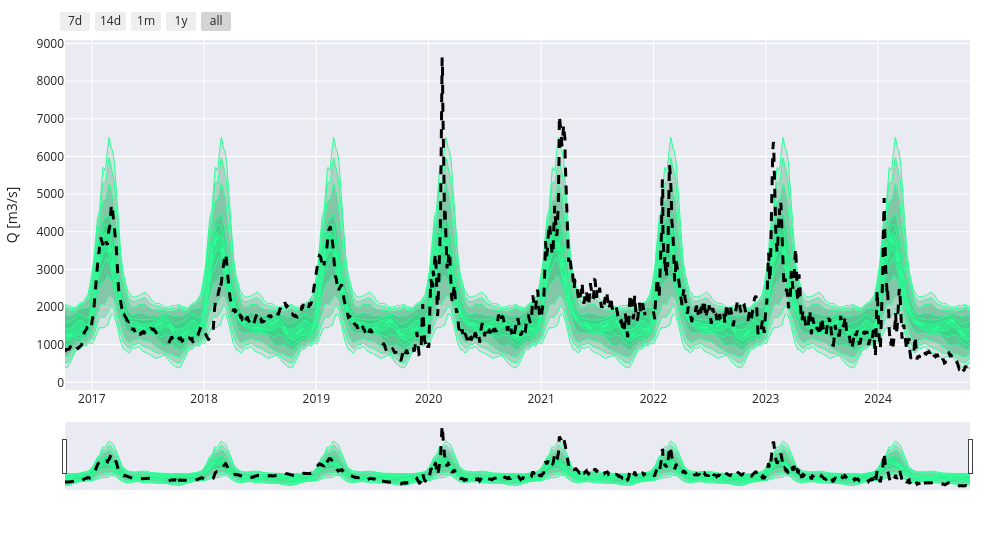

Write notebook code for a chart like this one.
### Markdown cell above
## Climatology
The `rolling_window` must be adjusted to balance representativeness and residual noise.  
Is the same for all leadtimes.

### Code cell
climatology = fp.get_climatology(rolling_window=30)
display(climatology)

fig = go.Figure()
go_d.plot_lt_probabilistic(fig, climatology, colorscale=px.colors.sequential.Rainbow)
go_d.add_observed_trace(fig, obs, showlegend=False)
go_d.apply_default_layout(fig, yaxis_title="Q [m3/s]")

### Figure 1 — Plotly figure (JSON) as saved in the notebook; plotly's stock layout.template omitted (floating-point values rounded to 4 significant figures; data arrays with more than 128 entries replaced by an {"elided": "..."} marker saying what was removed)
{"data": [{"hoverinfo": "skip", "line": {"color": "rgb(44, 255, 150)", "width": 1}, "mode": "lines", "showlegend": false, "type": "scatter", "x": {"elided": "2943 str values"}, "y": {"elided": "2943 float values"}}, {"fill": "tonexty", "fillcolor": "rgba(22, 128, 75, 0.1)", "hoverinfo": "skip", "line": {"color": "rgb(44, 255, 150)", "width": 1}, "mode": "lines", "showlegend": false, "type": "scatter", "x": {"elided": "2943 str values"}, "y": {"elided": "2943 float values"}}, {"hoverinfo": "skip", "line": {"color": "rgb(44, 255, 150)", "width": 1}, "mode": "lines", "showlegend": false, "type": "scatter", "x": {"elided": "2943 str values"}, "y": {"elided": "2943 float values"}}, {"fill": "tonexty", "fillcolor": "rgba(26, 150, 88, 0.2)", "hoverinfo": "skip", "line": {"color": "rgb(44, 255, 150)", "width": 1}, "mode": "lines", "showlegend": false, "type": "scatter", "x": {"elided": "2943 str values"}, "y": {"elided": "2943 float values"}}, {"hoverinfo": "skip", "line": {"color": "rgb(44, 255, 150)", "width": 1}, "mode": "lines", "showlegend": false, "type": "scatter", "x": {"elided": "2943 str values"}, "y": {"elided": "2943 float values"}}, {"fill": "tonexty", "fillcolor": "rgba(30, 173, 102, 0.30000000000000004)", "hoverinfo": "skip", "line": {"color": "rgb(44, 255, 150)", "width": 1}, "mode": "lines", "showlegend": false, "type": "scatter", "x": {"elided": "2943 str values"}, "y": {"elided": "2943 float values"}}, {"hoverinfo": "skip", "line": {"color": "rgb(44, 255, 150)", "width": 1}, "mode": "lines", "showlegend": false, "type": "scatter", "x": {"elided": "2943 str values"}, "y": {"elided": "2943 float values"}}, {"fill": "tonexty", "fillcolor": "rgba(34, 196, 116, 0.4)", "hoverinfo": "skip", "line": {"color": "rgb(44, 255, 150)", "width": 1}, "mode": "lines", "showlegend": false, "type": "scatter", "x": {"elided": "2943 str values"}, "y": {"elided": "2943 float values"}}, {"hoverinfo": "skip", "line": {"color": "rgb(44, 255, 150)", "width": 1}, "mode": "lines", "showlegend": false, "type": "scatter", "x": {"elided": "2943 str values"}, "y": {"elided": "2943 float values"}}, {"fill": "tonexty", "fillcolor": "rgba(38, 219, 129, 0.5)", "hoverinfo": "skip", "line": {"color": "rgb(44, 255, 150)", "width": 1}, "mode": "lines", "showlegend": false, "type": "scatter", "x": {"elided": "2943 str values"}, "y": {"elided": "2943 float values"}}, {"hoverinfo": "skip", "line": {"color": "rgb(44, 255, 150)", "width": 1}, "mode": "lines", "showlegend": false, "type": "scatter", "x": {"elided": "2943 str values"}, "y": {"elided": "2943 float values"}}, {"fill": "tonexty", "fillcolor": "rgba(42, 242, 142, 0.6)", "hoverinfo": "skip", "line": {"color": "rgb(44, 255, 150)", "width": 1}, "mode": "lines", "showlegend": false, "type": "scatter", "x": {"elided": "2943 str values"}, "y": {"elided": "2943 float values"}}, {"line": {"color": "rgb(44, 255, 150)", "dash": "dash", "width": 2}, "mode": "lines", "name": "0 days 00:00:00", "showlegend": false, "type": "scatter", "x": {"elided": "2943 str values"}, "y": {"elided": "2943 float values"}}, {"line": {"color": "black", "dash": "dash", "width": 3}, "mode": "lines", "name": "obs", "showlegend": false, "type": "scatter", "x": {"elided": "2943 str values"}, "y": {"elided": "2943 float values"}}], "layout": {"height": 550, "hovermode": "x unified", "margin": {"b": 60, "l": 60, "r": 30, "t": 40}, "width": 1000, "xaxis": {"rangeselector": {"buttons": [{"count": 7, "label": "7d", "step": "day", "stepmode": "backward"}, {"count": 14, "label": "14d", "step": "day", "stepmode": "backward"}, {"count": 1, "label": "1m", "step": "month", "stepmode": "backward"}, {"count": 1, "label": "1y", "step": "year", "stepmode": "backward"}, {"label": "all", "step": "all"}]}, "rangeslider": {"visible": true}, "title": {"text": ""}}, "yaxis": {"title": {"text": "Q [m3/s]"}}}}
